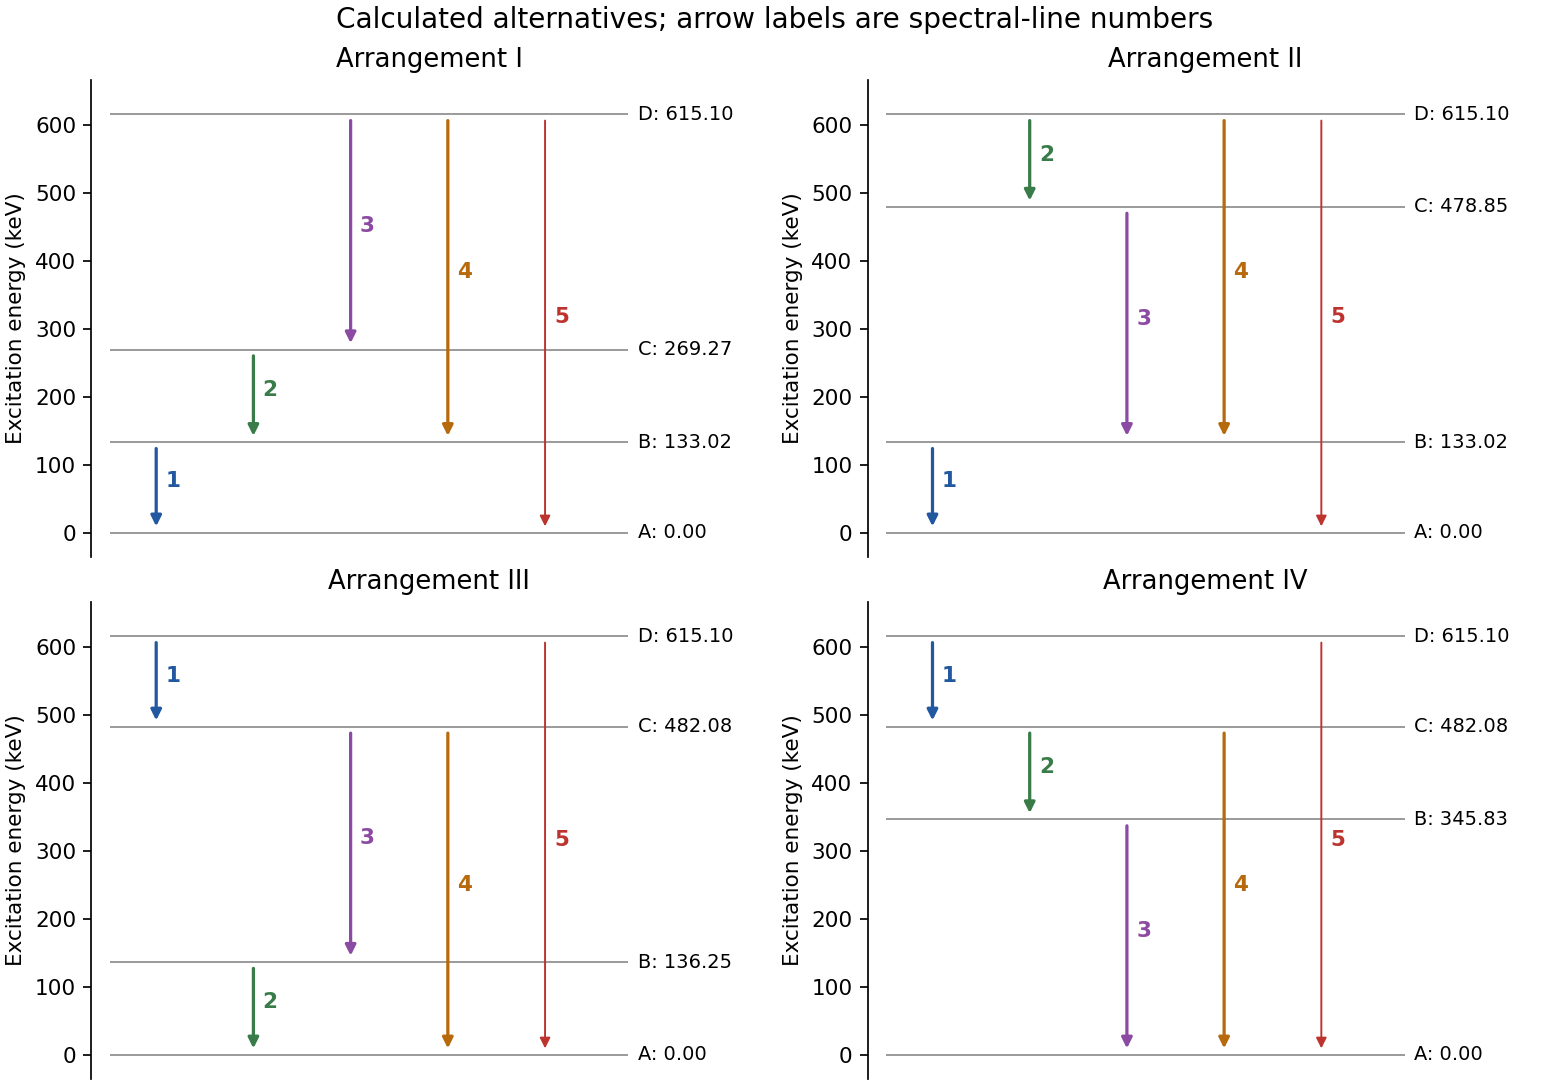

This chart was generated by the following Python code:
"""Original reconstructed gamma-level solutions, Python 3.14."""
import numpy as np
import matplotlib.pyplot as plt
energies=np.array([133.02,136.25,345.85,482.0,615.5]);sigma=np.array([.02,.02,.2,.2,.5])
graphs=[[(1,0),(2,1),(3,2),(3,1),(3,0)],[(1,0),(3,2),(2,1),(3,1),(3,0)],[(3,2),(1,0),(2,1),(2,0),(3,0)],[(3,2),(2,1),(1,0),(2,0),(3,0)]]
fig,axes=plt.subplots(2,2,figsize=(10,7),layout='constrained')
colors=['#2158a0','#397c49','#8c4ba3','#b66a0d','#bd332e']
for name,edges,ax in zip(['I','II','III','IV'],graphs,axes.flat):
    M=np.zeros((5,3))
    for j,(u,v) in enumerate(edges):
        M[j,u-1]=1
        if v:M[j,v-1]=-1
    levels=np.r_[0,np.linalg.lstsq(M/sigma[:,None],energies/sigma,rcond=None)[0]]
    for label,E in zip('ABCD',levels):
        ax.hlines(E,.2,5.8,color='.6',lw=.9)
        ax.text(5.9,E,f'{label}: {E:.2f}',va='center',fontsize=9)
    for j,((u,v),col) in enumerate(zip(edges,colors)):
        xpos=.7+j*1.05
        ax.annotate('',xy=(xpos,levels[v]+3),xytext=(xpos,levels[u]-3),arrowprops={'arrowstyle':'-|>','color':col,'lw':1.5 if j<4 else .9})
        ax.text(xpos+.10,(levels[u]+levels[v])/2,str(j+1),color=col,fontsize=10,fontweight='bold')
    ax.set(title='Arrangement '+name,xlim=(0,7.3),ylim=(-35,665),ylabel='Excitation energy (keV)')
    ax.set_xticks([]);ax.spines[['top','right','bottom']].set_visible(False)
fig.suptitle('Calculated alternatives; arrow labels are spectral-line numbers',fontsize=13)
fig.savefig('paper-1-four-level-arrangements.png',dpi=155,facecolor='white')
